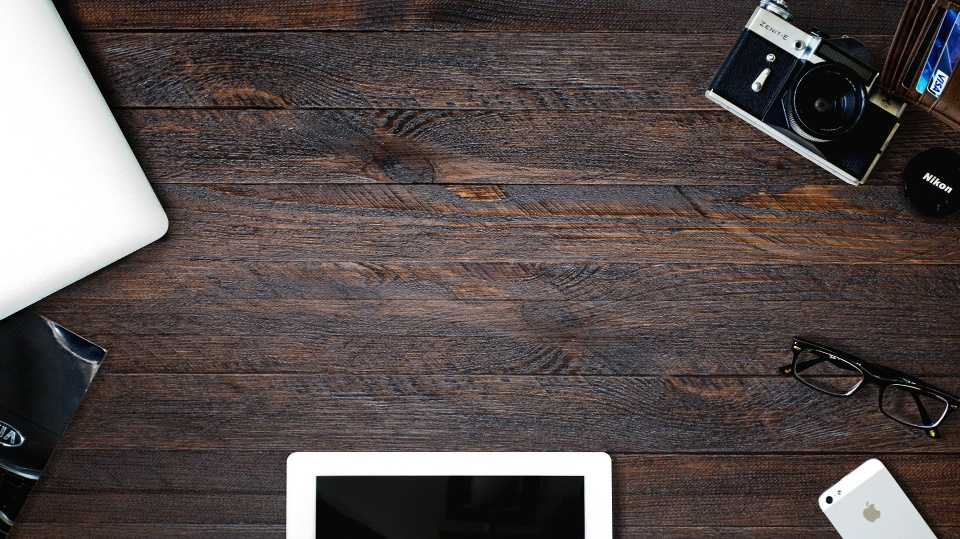
#> input picture home.jpg, 960 x 539 px
$ python ds_5.py
#> lines starting #> are read from the running program, lines starting #| are printed output that depends on the picture
#numpy modules maths
#methods

#how to create different arrays using numpy

# import numpy as np
# # array
# matrix1=np.array([5,21,7])
# print(matrix1)

from PIL import Image
im = Image.open("home.jpg")
#> im is the input picture: PIL image 960x539 RGB; mean R, G, B 87.1, 78, 76.4
im.show()
im = im.resize((600,600))
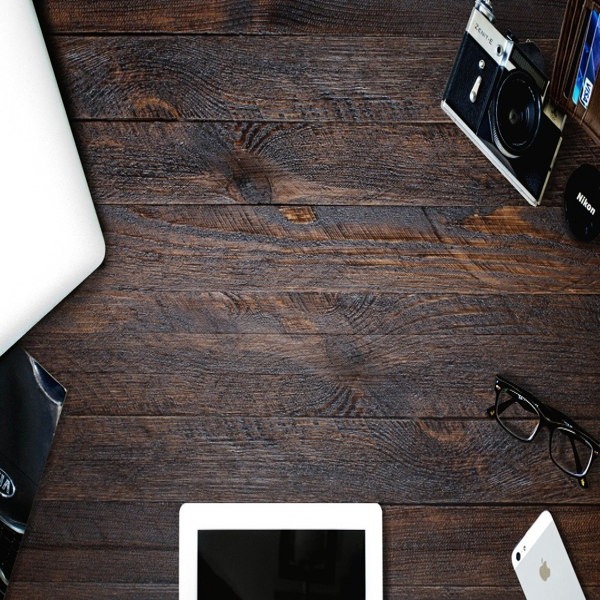
#> im: PIL image 600x600 RGB; mean R, G, B 87.1, 78, 76.4
im.show()
